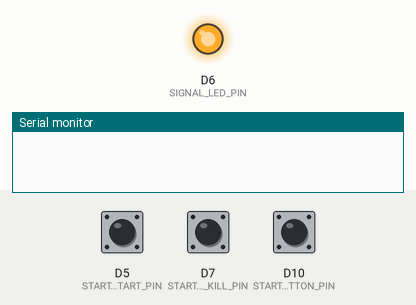
This sketch was run on a simulated Arduino Zero (SAMD21). Parts: output pins drawn as LEDs (lit = HIGH), the last lines printed to the serial monitor. Inputs (shaded band) come from the test bench; at power-on: D10 (START_TEST_BUTTON_PIN) HIGH, D5 (START_MODULE_START_PIN) LOW, D7 (START_MODULE_KILL_PIN) LOW. Pins used as bus, display or sensor lines are not drawn.

Above: at 1.2 s.
1.3 s: D10 (START_TEST_BUTTON_PIN) pulled LOW for 0.15 s
At 1.6 s:
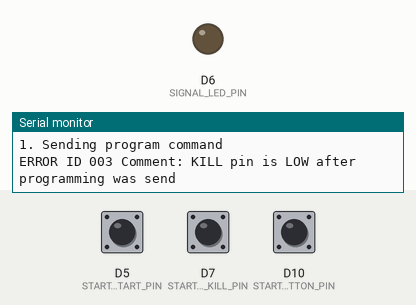
14.1 s: D10 (START_TEST_BUTTON_PIN) pulled LOW for 3.2 s
At 31.4 s:
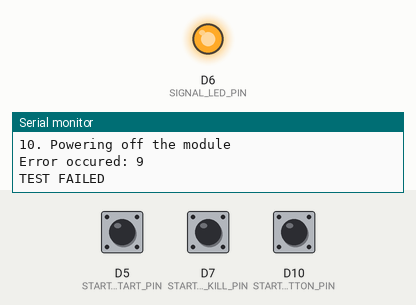
Timing chart, 0 to 32.4 s (numbered marks = the images above; inputs shaded):
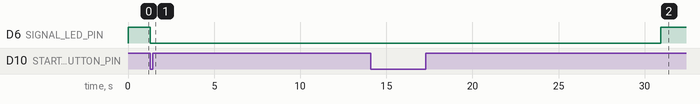

Measured:
- after the input at 1.3 s, D6 (SIGNAL_LED_PIN): HIGH → LOW at once
- after the input at 14.1 s, D6 (SIGNAL_LED_PIN): LOW → HIGH after 16.8 s instead of 2.0 s

The sketch:

StartModuleTest.ino
```cpp
#define START_MODULE_START_PIN  5
#define SIGNAL_LED_PIN          6
#define START_MODULE_KILL_PIN   7
#define START_MODULE_POWER_PIN  8
#define REMOTE_LED_PIN          9
#define START_TEST_BUTTON_PIN   10

#define REMOTE_ADDRESS          0x12

#include "StarterRemote.h"

StarterRemote * remote;

void setup()
{
  while (!SerialUSB) ;
  SerialUSB.begin(115200);
  pinMode(SIGNAL_LED_PIN, OUTPUT);

  pinMode(START_MODULE_POWER_PIN, OUTPUT);
  pinMode(START_MODULE_KILL_PIN,  INPUT_PULLDOWN);
  pinMode(START_MODULE_START_PIN, INPUT_PULLDOWN);
  pinMode(START_TEST_BUTTON_PIN,  INPUT_PULLUP);

  remote = new StarterRemote(REMOTE_LED_PIN);

  digitalWrite(START_MODULE_POWER_PIN, LOW);
}

uint8_t errors = 0;

void loop()
{
  digitalWrite(SIGNAL_LED_PIN, HIGH);

  while(digitalRead(START_TEST_BUTTON_PIN) == HIGH);

  errors = 0;

  digitalWrite(START_MODULE_POWER_PIN, HIGH);
  digitalWrite(SIGNAL_LED_PIN, LOW);

  delay(200);

  SerialUSB.println("Start test of attached module");

  if(digitalRead(START_MODULE_KILL_PIN) != HIGH)
  {
    SerialUSB.println("ERROR ID 001 Comment: KILL pin is LOW after powering up the module");
    errors++;
  }
  if(digitalRead(START_MODULE_START_PIN) != LOW)
  {
    SerialUSB.println("ERROR ID 002 Comment: START pin is HIGH after powering up the module (we expect a not started module)");
    errors++;
  }

  // reprogram module to respond to remote

  SerialUSB.println("1. Sending program command");
  remote->sendReprogramCommand(REMOTE_ADDRESS);

  delay(10);

  if(digitalRead(START_MODULE_KILL_PIN) != HIGH)
  {
    SerialUSB.println("ERROR ID 003 Comment: KILL pin is LOW after programming was send");
    errors++;
  }
  if(digitalRead(START_MODULE_START_PIN) != LOW)
  {
    SerialUSB.println("ERROR ID 004 Comment: START pin is HIGH after programming was send");
    errors++;
  }

  delay(3000);

  // send start command

  SerialUSB.println("2. Sending start command");
  remote->sendStartCommand(REMOTE_ADDRESS);

  delay(10);

  if(digitalRead(START_MODULE_KILL_PIN) != HIGH)
  {
    SerialUSB.println("ERROR ID 005 Comment: KILL pin is LOW after module was started");
    errors++;
  }
  if(digitalRead(START_MODULE_START_PIN) != HIGH)
  {
    SerialUSB.println("ERROR ID 006 Comment: START pin is LOW after module was started");
    errors++;
  }

  delay(1000);

  // power off during started state

  SerialUSB.println("3. Powering off the module");
  digitalWrite(START_MODULE_POWER_PIN, LOW);

  delay(10);

  if(digitalRead(START_MODULE_KILL_PIN) != LOW)
  {
    SerialUSB.println("ERROR ID 007 Comment: KILL pin is HIGH when module is shutdown");
    errors++;
  }
  if(digitalRead(START_MODULE_START_PIN) != LOW)
  {
    SerialUSB.println("ERROR ID 008 Comment: START pin is HIGH when module is shutdown");
    errors++;
  }

  delay(1000);

  // power up the module

  SerialUSB.println("4. Powering on the module");
  digitalWrite(START_MODULE_POWER_PIN, HIGH);

  delay(200);

  if(digitalRead(START_MODULE_KILL_PIN) != HIGH)
  {
    SerialUSB.println("ERROR ID 009 Comment: KILL pin is LOW after module was powered up in started state");
    errors++;
  }
  if(digitalRead(START_MODULE_START_PIN) != HIGH)
  {
    SerialUSB.println("ERROR ID 010 Comment: START pin is LOW after module was powered up in started state");
    errors++;
  }

  delay(1000);

  // stop the module

  SerialUSB.println("5. Stopping the module");
  remote->sendStopCommand(REMOTE_ADDRESS);

  delay(10);

  if(digitalRead(START_MODULE_KILL_PIN) != LOW)
  {
    SerialUSB.println("ERROR ID 011 Comment: KILL pin is HIGH after module was stopped");
    errors++;
  }
  if(digitalRead(START_MODULE_START_PIN) != LOW)
  {
    SerialUSB.println("ERROR ID 012 Comment: START pin is HIGH after module was stopped");
    errors++;
  }

  delay(2000);

  // power down the module

  SerialUSB.println("6. Powering off the module");
  digitalWrite(START_MODULE_POWER_PIN, LOW);

  delay(10);

  if(digitalRead(START_MODULE_KILL_PIN) != LOW)
  {
    SerialUSB.println("ERROR ID 013 Comment: KILL pin is HIGH when module is shutdown after stop");
    errors++;
  }
  if(digitalRead(START_MODULE_START_PIN) != LOW)
  {
    SerialUSB.println("ERROR ID 014 Comment: START pin is HIGH when module is shutdown after stop");
    errors++;
  }

  delay(1000);

  // power up the module

  SerialUSB.println("7. Powering on the module");
  digitalWrite(START_MODULE_POWER_PIN, HIGH);

  delay(200);

  if(digitalRead(START_MODULE_KILL_PIN) != HIGH)
  {
    SerialUSB.println("ERROR ID 015 Comment: KILL pin is LOW after module was powered up in initial state");
    errors++;
  }
  if(digitalRead(START_MODULE_START_PIN) != LOW)
  {
    SerialUSB.println("ERROR ID 016 Comment: START pin is HIGH after module was powered up in initial state");
    errors++;
  }

  delay(1000);

  // start the module again without reprogramming

  SerialUSB.println("8. Starting the module");
  remote->sendStartCommand(REMOTE_ADDRESS);

  delay(10);

  if(digitalRead(START_MODULE_KILL_PIN) != HIGH)
  {
    SerialUSB.println("ERROR ID 017 Comment: KILL pin is LOW after module was started");
    errors++;
  }
  if(digitalRead(START_MODULE_START_PIN) != HIGH)
  {
    SerialUSB.println("ERROR ID 018 Comment: START pin is LOW after module was started");
    errors++;
  }

  delay(1000);

  // stop the module

  SerialUSB.println("9. Stopping the module");
  remote->sendStopCommand(REMOTE_ADDRESS);

  delay(10);

  if(digitalRead(START_MODULE_KILL_PIN) != LOW)
  {
    SerialUSB.println("ERROR ID 019 Comment: KILL pin is HIGH after module was stopped");
    errors++;
  }
  if(digitalRead(START_MODULE_START_PIN) != LOW)
  {
    SerialUSB.println("ERROR ID 020 Comment: START pin is HIGH after module was stopped");
    errors++;
  }

  delay(2000);

  // power down the module

  SerialUSB.println("10. Powering off the module");
  digitalWrite(START_MODULE_POWER_PIN, LOW);

  delay(10);

  if(digitalRead(START_MODULE_KILL_PIN) != LOW)
  {
    SerialUSB.println("ERROR ID 021 Comment: KILL pin is HIGH when module is shutdown");
    errors++;
  }
  if(digitalRead(START_MODULE_START_PIN) != LOW)
  {
    SerialUSB.println("ERROR ID 022 Comment: START pin is HIGH when module is shutdown");
    errors++;
  }

  delay(1000);

  SerialUSB.print("Error occured: ");
  SerialUSB.println(errors);
  if(errors == 0)SerialUSB.println("TEST OK");
  else SerialUSB.println("TEST FAILED");
}
```

StarterRemote.cpp
```cpp
#include "StarterRemote.h"
#include "Arduino.h"

StarterRemote::StarterRemote(int pin)
{
    this->pin = pin;
}

void StarterRemote::sendStartCommand(int address)
{
    this->sendCommandToModule((RC5_ADR_START_STOP << 6) | (address + 1));
}

void StarterRemote::sendStopCommand(int address)
{
    this->sendCommandToModule((RC5_ADR_START_STOP << 6) | address);
}

void StarterRemote::sendReprogramCommand(int newAddress)
{
    this->sendCommandToModule((RC5_ADR_PROGRAMMING << 6) | newAddress);
}

void StarterRemote::sendCommandToModule(int dataToSend)
{
    // send the start sequence first
    delayMicroseconds(889);
    for(int i =0; i<32; i++)sendTickIn38Khz();
    delayMicroseconds(889);
    for(int i =0; i<32; i++)sendTickIn38Khz();
    for(int i =0; i<32; i++)sendTickIn38Khz();
    delayMicroseconds(889);

    // send the data and address next
    for(int i = 10; i >= 0; i--)
    {
        // check on whtere 1 or 0 should be send next
        if((dataToSend >> i) & 0x01)
        {
            // 1 is defined as LOW to HIGH transition

            // LOW part we wait for 889 microseconds (as to RC-5 protocol)
            delayMicroseconds(889);

            // HIGH part -> we send ticks (32 as to specification of RC-5)
            for(int i =0; i<32; i++)sendTickIn38Khz();
        }
        else
        {
            // 0 is defined as HIGH to LOW transition

            // HIGH part -> we send ticks (32 as to specification of RC-5)
            for(int i =0; i<32; i++)sendTickIn38Khz();

            // LOW part we wait for 889 microseconds (as to RC-5 protocol)
            delayMicroseconds(889);
        }
    }
}

// a simple function for sending a single tick on 38KHz frequency utilizing IO control and delay microseconds commands
void StarterRemote::sendTickIn38Khz()
{
  // 30% fill on 26us impulses
  digitalWrite(this->pin, HIGH);
  delayMicroseconds(8);
  digitalWrite(this->pin, LOW);
  delayMicroseconds(15);
}
```

StarterRemote.h
```cpp
#ifndef STARTER_REMOTE_H
#define STARTER_REMOTE_H

#include "Arduino.h"

#define RC5_ADR_PROGRAMMING     0x0B
#define RC5_ADR_START_STOP      0x07

class StarterRemote
{
    public:
        StarterRemote(int pin);
        int pin;
        void sendStartCommand(int address);
        void sendStopCommand(int address);
        void sendReprogramCommand(int newAddress);
    private:
        void sendCommandToModule(int dataToSend);
        void sendTickIn38Khz();
};

#endif
```
